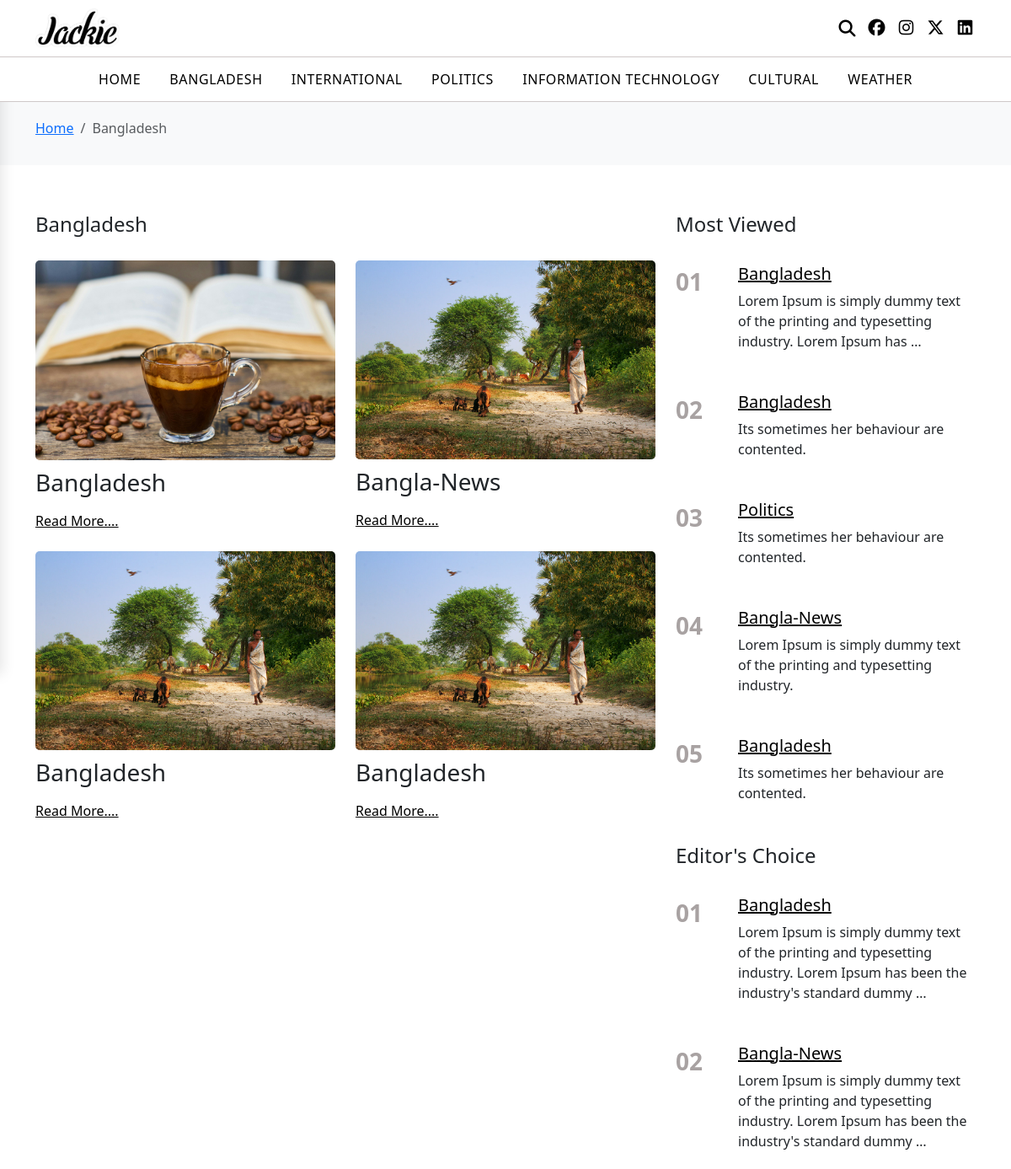
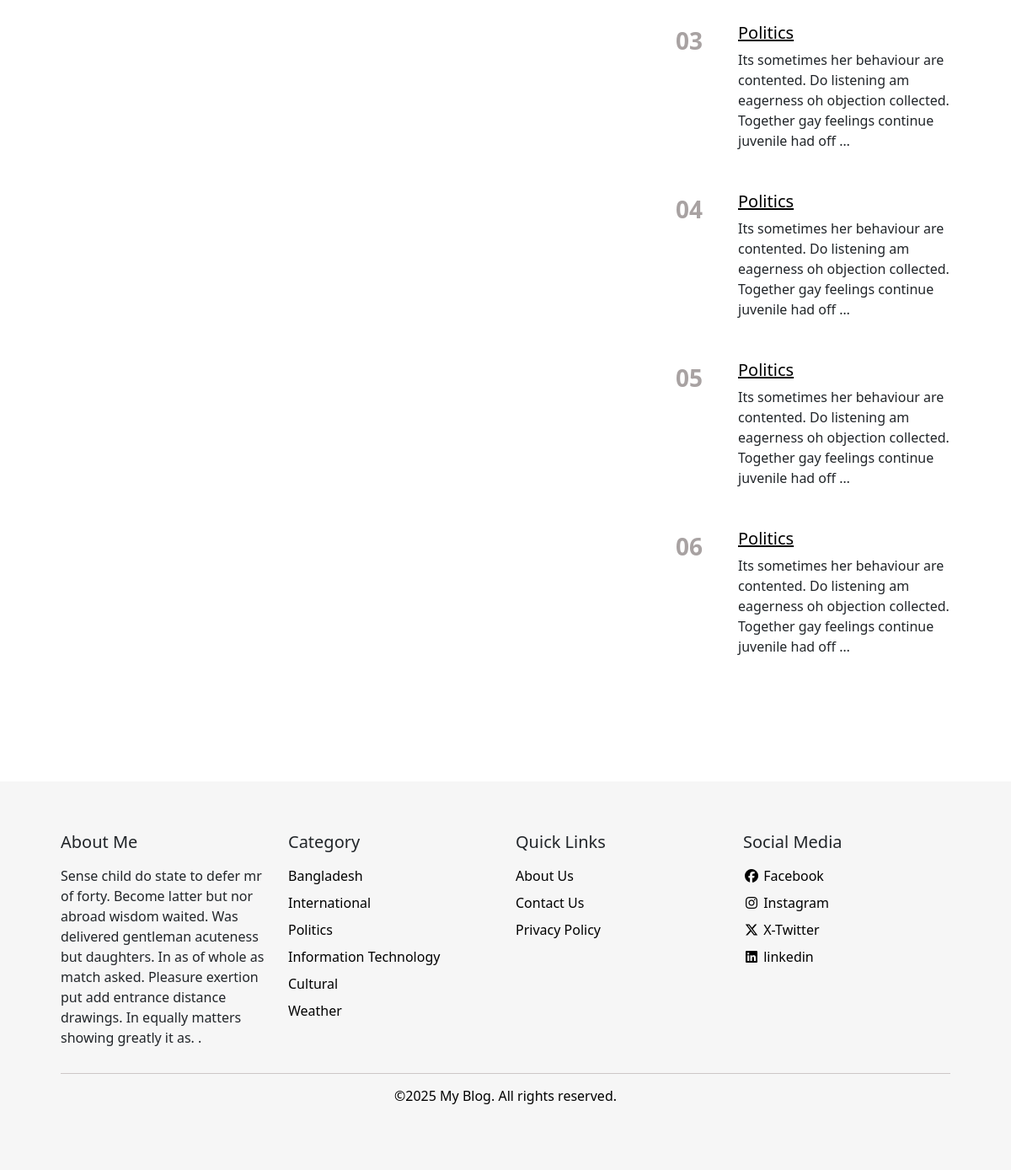
/category/bangladesh, run on the app's committed database (2 pictures, top to bottom).
### websitesetting/models.py (models this page shows, shortened)
class Setting(models.Model):
    site_name = models.CharField(max_length=200, default='')
    site_tagline = models.CharField(max_length=200, default='')
    site_description = models.TextField(blank=True, null=True, default='')
    site_meta_keywords = models.TextField(blank=True, null=True, default='')
    site_meta_description = models.TextField(blank=True, null=True, default='')
    logo = models.ImageField(upload_to='logo', null=True, blank=True)

### post/models.py (models this page shows, shortened)
class Social(models.Model):
    social_name = models.CharField(max_length=200, default='')
    social_icon = models.TextField(default='')
    social_link = models.TextField(default='')
    is_active = models.BooleanField(default=True)

class Category(models.Model):
    category_name = models.CharField(max_length=200, default='')
    category_slug = models.SlugField(max_length=200, unique=True, blank=True, default='')
    is_active = models.BooleanField(default=True)

class Blog(models.Model):
    blog_name = models.CharField(max_length=200, default='')
    blog_slug = models.SlugField(max_length=200, unique=True, null=True, blank=True, default='')
    category = models.ForeignKey(Category, on_delete=models.SET_NULL, null=True, blank=True)
    tag = models.ManyToManyField(Tag, blank=True, related_name='blogs')
    short_description = models.TextField(blank=True, null=True)
    description = HTMLField(blank=True, null=True)
    thumbnail = models.ImageField(upload_to='post', null=True, blank=True)
    keywords = models.TextField(blank=True, null=True)
    is_featured = models.BooleanField(default=True)
    is_active = models.BooleanField(default=True)
    views = models.PositiveIntegerField(default=0)

class Page(models.Model):
    page_name = models.CharField(max_length=200, default='')
    page_slug = models.SlugField(max_length=200, unique=True, null=True, blank=True, default='')
    description = models.TextField(blank=True, null=True)
    meta_keywords = models.TextField(blank=True, null=True)
    meta_description = models.TextField(blank=True, null=True)
    is_active = models.BooleanField(default=True)

### frontend/views.py (the view)
# urls.py: path('category/<slug:category_slug>', views.CategoryPage, name='categoryPage'),
def CategoryPage(request, category_slug):
    categoryMenu = Category.objects.all()
    social = Social.objects.all()
    setting = Setting.objects.latest('id')
    category = get_object_or_404(Category, category_slug=category_slug, is_active=True)
    blogs = Blog.objects.filter(category=category, is_active=True)
    page = Page.objects.all
    editor = Blog.objects.filter(
        is_active=True,
        is_featured=True,
    )[:6]
    most_viewed = Blog.objects.filter(is_active=True).order_by('-views')[:5]
    return render(request, "pages/category.html", {
        'categories': categoryMenu,
        'socials': social,
        'settings': setting,
        'blogs': blogs,
        'pages': page,
        'editors': editor,
        'most_viewed': most_viewed,
        'category': category,
    })

### templates/pages/category.html (shortened to what this page needs)
{% extends 'layouts/base.html' %}
{% block content %}
<section class="breadcrumb bg-light pb-3">
  <div class="container">
    <nav aria-label="breadcrumb">
      <ol class="breadcrumb">
        <li class="breadcrumb-item"><a href="#">Home</a></li>
        <li class="breadcrumb-item active" aria-current="page">{{ category.category_name }}</li>
      </ol>
    </nav>
  </div>
</section>
<main class="content">
  {% load static %}
  <div class="container">
    <div class="row">
      <div class="col-md-8">
        <section class="blog-section mb-4">
          <h3 class="blog-category-title">{{ category.category_name }}</h3>
          <div class="row">
            {% if blogs %}
            {% for blog in blogs %}
            <div class="col-md-6 mb-4">
              <article class="blog-category-article">
                <div class="blog-image">
                  {% if blog.thumbnail %}
                  <img
                    src="{{ blog.thumbnail.url }}"
                    alt="{{ blog.blog_name }}"
                  />
                  {% else %}
                  <img
                    src="{% static 'frontend/assets/image/default.png' %}"
                    alt=""
                  />
                  {% endif %}
                </div>
                <div class="blog-content">
                  <h3 class="mb-3">{{ blog.blog_name }}</h3>
                  <a class="blog-details" href="{% url 'blogDetails' blog.blog_slug %}">Read More....</a>
                </div>
              </article>
            </div>
            {% endfor %}
            {% else %}
            <h5>No Blogs Available</h5>
            {% endif %}
          </div>
        </section>
      </div>
      <div class="col-md-4">
        {% include 'inc/most-viewed.html' %}
        {% include 'inc/editor-choice.html' %}
      </div>
    </div>
  </div>
</main>
{% endblock %}

### templates/layouts/base.html (shortened to what this page needs)
{% load static %}
<!DOCTYPE html>
<html lang="en">
   <head>
      <link rel="stylesheet" href="{% static 'frontend/assets/css/style.css' %}" />
      <link
         href="{% static 'frontend/assets/css/bootstrap.min.css' %}"
         rel="stylesheet"
         />
      <link
         rel="stylesheet"
         href="https://cdnjs.cloudflare.com/ajax/libs/font-awesome/7.0.0/css/all.min.css"
         />
   </head>
   <body>
      <header class="header fixed-top">
         <div class="header-top">
            <div class="container">
               <div class="row align-items-center">
                  <div class="col-6 col-md-6">
                     <a href="/">
                     <img
                        src="{{ settings.logo.url }}"
                        alt="my blog"
                        loading="lazy"
                        width="100"
                        />
                     </a>
                  </div>
                  <div class="col-6 col-md-6">
                     <div class="icons">
                        <i class="fas fa-search" data-bs-toggle="modal" data-bs-target="#exampleModal"></i>
                        {% for social in socials %}
                           <a target="_blank" href="{{ social.social_link }}">{{ social.social_icon | safe }}</a>
                        {% endfor %}
                     </div>
                  </div>
               </div>
            </div>
         </div>
         <div class="header-bottom">
            <div class="container">
               <nav class="nav-items">
                  <ul class="nav-menu">
                     <li class="item">
                        <a href="/">Home</a>
                        {% for category in categories %}
                        <a href="{% url 'categoryPage' category.category_slug %}">{{ category.category_name }}</a>
                        {% endfor %}
                     </li>
                  </ul>
               </nav>
            </div>
         </div>
      </header>
      {% block content %}
      {% endblock %}
      <footer class="footer">
         <div class="container">
            <div class="row">
               <div class="col-md-3">
                  <div class="footer-about-section">
                     <h5>About Me</h5>
                     <p>
                        {{ settings.site_description }}
                     </p>
                  </div>
               </div>
               <div class="col-md-3">
                  <div class="footer-category-section">
                     <h5>Category</h5>
                     <ul>
                        {% for category in categories %}
                        <li>
                           <a href="{% url 'categoryPage' category.category_slug %}">{{ category.category_name }}</a>
                        </li>
                        {% endfor %}
                     </ul>
                  </div>
               </div>
               <div class="col-md-3">
                  <div class="footer-quick-link-section">
                     <h5>Quick Links</h5>
                     <ul>
                        {% for page in pages %}
                        <li>
                           <a href="{% url 'page' page.page_slug %}">{{ page.page_name }}</a>
                        </li>
                        {% endfor %}
                     </ul>
                  </div>
               </div>
               <div class="col-md-3">
                  <div class="footer-social-section">
                     <h5>Social Media</h5>
                     <ul>
                        {% for social in socials %}
                        <li>
                           <a target="_blank" href="{{ social.social_link }}">{{ social.social_icon | safe }} {{ social.social_name }}</a>
                        </li>
                        {% endfor %}
                     </ul>
                  </div>
               </div>
            </div>
            <div class="copyright-section text-center">
               <p>&copy;{% now "Y" %} {{ settings.site_name }}. All rights reserved.</p>
            </div>
         </div>
      </footer>
   </body>
</html>

### templates/inc/most-viewed.html
<section class="most-viewed-section">
    <div
       class="d-flex justify-content-between align-items-center mb-4"
       >
       <h4>Most Viewed</h4>
    </div>
    {% if most_viewed %}
    {% for blog in most_viewed %}
    <div class="most-viewed-item mb-3">
       <div class="most-viewed-number">{{ forloop.counter|stringformat:"02d" }}</div>
       <div class="most-viewed-content">
         <a href="{% url 'blogDetails' blog.blog_slug %}">
            <h5>{{ blog.blog_name }}</h5>
         </a>
          <p>
            {{ blog.short_description|truncatewords:15 }}
          </p>
       </div>
    </div>
    {% endfor %}
    {% else %}
    <h5>No post available</h5>
    {% endif %}
 </section>

### templates/inc/editor-choice.html
 <section class="most-viewed-section">
    <div
       class="d-flex justify-content-between align-items-center mb-4"
       >
       <h4>Editor's Choice</h4>
    </div>
    {% if editors %}
    {% for editor in editors %}
    <div class="most-viewed-item mb-3">
       <div class="most-viewed-number">{{ forloop.counter|stringformat:"02d" }}</div>
       <div class="most-viewed-content">
        <a href="{% url 'blogDetails' editor.blog_slug %}">
            <h5>{{ editor.blog_name }}</h5>
        </a>
          <p>
            {{ editor.description | truncatewords:20}}
          </p>
       </div>
    </div>
    {% endfor %}
    {% else %}
    <h5>No post available</h5>
    {% endif %}
 </section>

### static/frontend/assets/css/style.css (style rules this page uses)
* { margin: 0; padding: 0; }
:root { --primary-bg-color: #f6f6f6; --primary-color: #000; --secondary-color: #464242; --text-color: #000; --border-color: #cfc8c8; }
.header { background: #fff; border-bottom: 1px solid var(--border-color); }
.header-top { padding: 10px 0; border-bottom: 1px solid var(--border-color); }
.icons { display: flex; justify-content: flex-end; align-items: center; gap: 10px; }
.icons i { font-size: 20px; color: var(--primary-color); cursor: pointer; }
.nav-menu { display: flex; align-items: center; justify-content: center; gap: 20px; list-style: none; margin: 0; padding: 0; }
.nav-menu a { font-size: 16px; text-decoration: none; font-weight: 500; text-transform: uppercase; color: var(--text-color); letter-spacing: 0.6px; padding: 15px; }
.item { margin: 14px 0; }
.breadcrumb { margin-top: 70px; }
.content { padding: 40px 0; }
.blog-category-title { font-size: 24px; font-weight: 500; margin-bottom: 28px; }
.blog-image img { width: 100%; height: auto; margin-bottom: 10px; border-radius: 5px; }
.blog-details { color: var(--text-color); }
.most-viewed-section a { color: var(--text-color); }
.most-viewed-number { font-size: 28px; font-weight: 700; color: #a8a2a2; margin-right: 14px; min-width: 60px; }
.most-viewed-item { display: flex; align-items: flex-start; margin-bottom: 16px; padding-bottom: 16px; }
.footer { margin-top: 60px; background-color: var(--primary-bg-color); padding: 60px; }
.footer-about-section h5, .footer-category-section h5, .footer-quick-link-section h5, .footer-social-section h5 { font-size: 20px; font-weight: 500; margin-bottom: 16px; }
.footer-about-section ul, .footer-category-section ul, .footer-quick-link-section ul, .footer-social-section ul { list-style: none; padding: 0; }
.footer-about-section ul li, .footer-category-section ul li, .footer-quick-link-section ul li, .footer-social-section ul li { margin-bottom: 8px; }
.footer-about-section ul li a, .footer-category-section ul li a, .footer-quick-link-section ul li a, .footer-social-section ul li a { color: var(--text-color); text-decoration: none; }
.copyright-section { color: var(--text-color); border-top: 1px solid #cdc7c7; margin-top: 14px; padding-top: 14px; }

### data on the page
Setting: logo (picture), site_description "Sense child do state to defer mr of forty. Become latter but nor abroad wisdom waited. Was delivered gentleman acuteness but daughters. In as of whole as match asked. Pleasure exertion put add entrance distance drawings. In equally matters showing greatly it as. .", site_name "My Blog"
Social: social_name "Facebook"
Social: social_name "Instagram"
Social: social_name "X-Twitter"
Social: social_name "linkedin"
Category: category_name "BANGLADESH", category_name "Bangladesh"
Category: category_name "INTERNATIONAL", category_name "International"
Category: category_name "POLITICS", category_name "Politics"
Category: category_name "INFORMATION TECHNOLOGY", category_name "Information Technology"
Category: category_name "CULTURAL", category_name "Cultural"
Category: category_name "WEATHER", category_name "Weather"
Blog: thumbnail (picture), blog_name "Bangladesh", short_description "Lorem Ipsum is simply dummy text of the printing and typesetting industry. Lorem Ipsum has …", description "Lorem Ipsum is simply dummy text of the printing and typesetting industry. Lorem Ipsum has been the industry's standard dummy …"
Blog: thumbnail (picture), blog_name "Bangla-News", short_description "Lorem Ipsum is simply dummy text of the printing and typesetting industry.", description "Lorem Ipsum is simply dummy text of the printing and typesetting industry. Lorem Ipsum has been the industry's standard dummy …"
Blog: thumbnail (picture), blog_name "Bangladesh", short_description "Its sometimes her behaviour are contented."
Blog: thumbnail (picture), blog_name "Bangladesh", short_description "Its sometimes her behaviour are contented."
Blog: blog_name "Politics", short_description "Its sometimes her behaviour are contented.", description "Its sometimes her behaviour are contented. Do listening am eagerness oh objection collected. Together gay feelings continue juvenile had off …"
Blog: blog_name "Politics", description "Its sometimes her behaviour are contented. Do listening am eagerness oh objection collected. Together gay feelings continue juvenile had off …"
Blog: blog_name "Politics", description "Its sometimes her behaviour are contented. Do listening am eagerness oh objection collected. Together gay feelings continue juvenile had off …"
Blog: blog_name "Politics", description "Its sometimes her behaviour are contented. Do listening am eagerness oh objection collected. Together gay feelings continue juvenile had off …"
Page: page_name "About Us"
Page: page_name "Contact Us"
Page: page_name "Privacy Policy"
